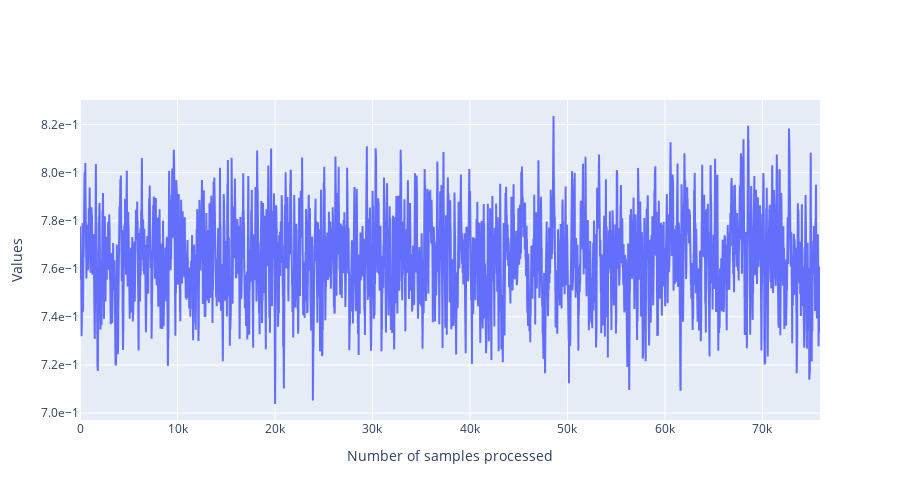

The cell this chart's notebook holds for it:
### Code cell
filtered_dataframe = data.df
import ipywidgets as widgets
class PersoToggleButton(widgets.ToggleButton):
    def __init__(self,name=None,*args,**kargs):
        super(PersoToggleButton, self).__init__(*args,**kargs)
        self.name = name

compute_width = lambda value:f"{max(len(str(value)) * 12, 60) + 20}px"
list_vertical_widgets = []
dico_changing_widgets_metadata = {}
list_changing_widgets_metrics = []
list_changing_widgets_tr_valid = []
# Widgets for the metadata ------------------------------------------------------------------
label_metadata_filter = "Metadata"
llocalvertwidgets = []
dico_changing_widgets_reorganized = {"metadata":{},"metrics":{},"mode":{}}
for metadata_name in df.columns:

    if metadata_name == "folder_id":
        continue
    possible_values = df[metadata_name].unique()
    label = widgets.Label(metadata_name)
    dico_changing_widgets_reorganized["metadata"][metadata_name] = {str(value):PersoToggleButton(
        value=True,
        description=str(value),
        disabled=False,
        button_style='', # 'success', 'info', 'warning', 'danger' or ''
        tooltip='',
        icon='check',
        layout = widgets.Layout(width = compute_width(value), margin='0px 0px 0px 0px'),
        name="metadata|"+metadata_name
    ) for value in possible_values}

    possibilities = list(dico_changing_widgets_reorganized["metadata"][metadata_name].values())
    dico_changing_widgets_metadata[metadata_name] = possibilities
    box = widgets.HBox(layout=widgets.Layout(width='100%',display='inline-flex',flex_flow='row wrap'),width='100%')
    box.overflow_x = 'auto'
    box.children = [label]+possibilities
    llocalvertwidgets.append(box)

box = widgets.VBox(width='100%')
box.children = llocalvertwidgets
list_vertical_widgets.append(box)
# Widgets to select metrics ---------------------------------------------------------------
label_metrics_filter = "Metrics"
dico_changing_widgets_reorganized["metrics"] = {str(metric_name):PersoToggleButton(
        value=True,
        description=metric_name,
        disabled=False,
        button_style='', # 'success', 'info', 'warning', 'danger' or ''
        tooltip='',
        icon='check',
        layout = widgets.Layout(width = compute_width(metric_name), margin='0px 0px 0px 0px'),
        name="metrics"
    )
    for metric_name in available_metrics}
possibilities = list(dico_changing_widgets_reorganized["metrics"].values())
list_changing_widgets_metrics = possibilities
box = widgets.HBox(layout=widgets.Layout(width='100%',display='inline-flex',flex_flow='row wrap'),width='100%')
box.overflow_x = 'auto'
box.children = possibilities
list_vertical_widgets.append(box)

# widgets to select tr or valid ----------------------------------------------------------
label_tr_valid_filter = "Mode_of_training"
possibilities = [PersoToggleButton(
        value=True,
        description=mode,
        disabled=False,
        button_style='', # 'success', 'info', 'warning', 'danger' or ''
        tooltip='',
        icon='check',
        layout = widgets.Layout(width = compute_width(mode), margin='0px 0px 0px 0px'),
        name="mode"
    )
    for mode in ["tr","valid"]]
list_changing_widgets_tr_valid = possibilities
box = widgets.HBox(layout=widgets.Layout(width='100%',display='inline-flex',flex_flow='row wrap'),width='100%')
box.overflow_x = 'auto'
box.children = possibilities
list_vertical_widgets.append(box)

titles = ["Metadata", "Metrics","Mode_of_training"]
l = []
for i,[item,title] in enumerate((zip(list_vertical_widgets,titles))):
    accordion = widgets.Accordion(children=[item],titles=(title,))
    accordion.set_title(0,title)
    accordion.selected_index = 0
    if i == 0:
        accordion.selected_index = None
    l.append(accordion)
# widget for moving average
moving_average = widgets.IntText(
    value=100,
    description='mean_window',
    disabled=False
)
# widget to toggle log scale for the y axis
y_log_scale = widgets.ToggleButton(
        value=True,
        description="logy",
        disabled=False,
        button_style='', # 'success', 'info', 'warning', 'danger' or ''
        tooltip='',
        icon='check',
        layout = widgets.Layout(width = compute_width("logy"), margin='0px 0px 0px 0px')
    )

global_box = widgets.VBox(l+[moving_average,y_log_scale])

# Handlers --------------------------------------------------------------------------------------
from IPython.display import display,clear_output
import plotly.graph_objects as go
import main.src.analysis.tools as tls

def filter_metrics(runs):
    global states
    new_dico = {}
    for f,dico in dico_metrics.items():
        if f not in runs:
            continue
        new_dico[f] = {}
        for metric_name,list_values in dico.items():
            if states["metrics"][metric_name] is True:
                new_dico[f][metric_name] = list_values
    return new_dico
def plot(dico_vals,filtered_dataframe):
    global states
    import numpy as np
    list_scatters = []
    import matplotlib.pyplot as plt
    for run,dico_metrics in dico_vals.items():
        line_dataframe = filtered_dataframe[filtered_dataframe["folder_id"] == run]
        batch_size_tr = line_dataframe["tr_batch_size"].values[0]
        batch_size_valid = line_dataframe["valid_batch_size"].values[0]
        for metric_name,metric_values in dico_metrics.items():
            if metric_name == "loss":
                metric_name = "loss_"+filtered_dataframe[filtered_dataframe["folder_id"] == run]["loss"].values[0]
            access_name = "_values"
            for mode,state in states["mode"].items():
                if state is False:
                    continue
                print(metric_values)
                batch_size = batch_size_tr if mode == "tr" else batch_size_valid
                access_name1 = mode + access_name
                v = metric_values[access_name1]
                window = int(moving_average.value/batch_size)
                new_values = []
                for i in range(len(v)-window):
                    new_values.append(np.mean(v[i:min(i+window,len(v))]))
                v = np.array(new_values)
                x = np.arange(0,v.shape[0]) * batch_size
                x = pd.Series(x)
                v = pd.Series(v)
                graph = go.Scatter(x=x,y=v,mode='lines',name=f"{metric_name} {mode} {run}",
                                   hovertemplate='Sample n°: %{x}'+f'<br>{metric_name} {mode}<br>{run}:'+' %{y}')
                list_scatters.append(graph)
    plt.clf()
    fig = go.Figure(
        data=list_scatters,
        layout=go.Layout(
            title=go.layout.Title(text=""),
            xaxis_title="Number of samples processed",
            yaxis_title="Values",
            legend=dict(
                orientation="h",
                y=1,
                x=1
            ),
            yaxis={'tickformat':'.1e',},
            width=900,
            height = 500
        ),
    )
    if states["others"]["logy"] is True:
        fig.update_yaxes(type="log")
    clear_output()
    display(global_box)
    fig.show()
states = {"others":{"mean_window":moving_average.value,"logy":False},
          "mode":{"tr":False,"valid":False},
          "metrics":{k:False for k in available_metrics},
          "metadata":{k:{
              str(k1):False for k1 in df[k].unique()
          } for k in df.columns}
          }
def handler(v):
    global query
    if v["name"] == "disabled":
        return
    global states
    try:
        name = "others"
        try:
            name = v["owner"].name
        except:
            pass
        name = name.split("|")
        try:
            new_val = not(v["new"]["value"])
        except:
            new_val = not(v["new"])
    except Exception as e:
        return
    if len(name) == 2:
        states[name[0]][name[1]][v["owner"].description] = not(states[name[0]][name[1]][v["owner"].description])
    else:
        states[name[0]][v["owner"].description] = not(states[name[0]][v["owner"].description])
    runs = filtered_dataframe["folder_id"].unique()
    dico_vals = filter_metrics(runs)
    plot(dico_vals,filtered_dataframe)
    try:
        print(dico_vals['2021-06-20_17h39min55s_']["mae"])
    except:
        pass
    print(metric_name)

for name,liste_w in dico_changing_widgets_metadata.items():
    for w in liste_w:
        w.observe(handler)
for w in list_changing_widgets_metrics:
    w.observe(handler)
list_changing_widgets_metrics[-1].value = True
for w in list_changing_widgets_tr_valid:
    w.observe(handler)
for w in [moving_average,y_log_scale]:
    w.observe(handler)
global_box

### Figure 1 — Plotly figure (JSON) as saved in the notebook; plotly's stock layout.template omitted (floating-point values rounded to 4 significant figures; data arrays with more than 128 entries replaced by an {"elided": "..."} marker saying what was removed)
{"data": [{"hovertemplate": "Sample n°: %{x}<br>loss_crossentropy tr<br>2021-07-17_00h36min48s_: %{y}", "mode": "lines", "name": "loss_crossentropy tr 2021-07-17_00h36min48s_", "type": "scatter", "x": {"elided": "7591 int values"}, "y": {"elided": "7591 float values"}}], "layout": {"height": 500, "legend": {"orientation": "h", "x": 1, "y": 1}, "title": {"text": ""}, "width": 900, "xaxis": {"title": {"text": "Number of samples processed"}}, "yaxis": {"tickformat": ".1e", "title": {"text": "Values"}}}}
